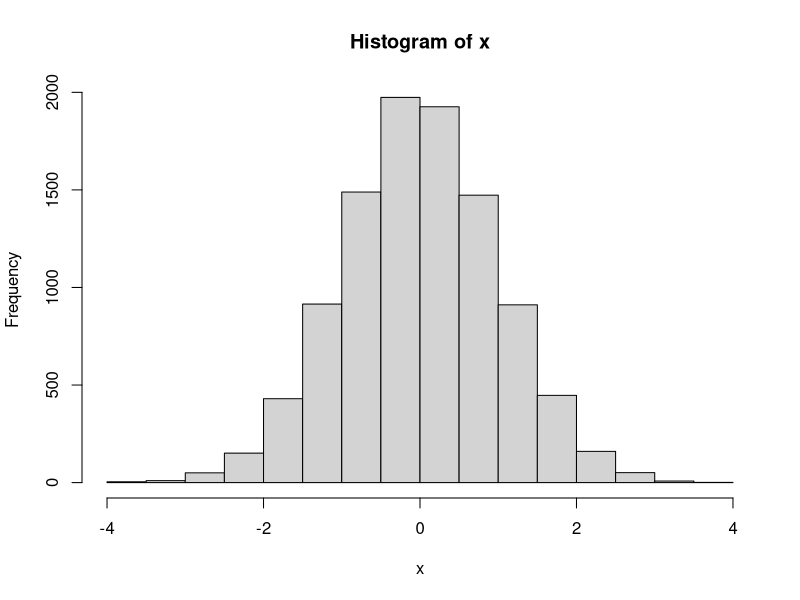

Recreate this plot in R. (Note: this script raises an error after producing the figure.)
## ---- chunk 1
x <- rnorm(10000)
hist(x)  # this is a histogram

t.test(x)
## ---- chunk 2
sleep1 <- sleep[sleep$group == 1,  ]
sleep2 <- sleep[sleep$group == 2,  ]
sleep1
sleep2
sleep.reassembled <- rbind(sleep1, sleep2)
sleep.reassembled

# rbind_list
library(dplyr)
sleep2b <- sleep2
sleep2b$new.column <- "other data"
# rbind(sleep1, sleep2b) # doesn't work
data.frame(rbind_list(sleep1, sleep2b)) # from dplyr package
rbind_all(list(sleep1, sleep2b))

sleep.left <- sleep[, 1:2]
sleep.left
sleep.ID <- sleep[, 3]
sleep.ID
sleep.reassembled.2 <- cbind(sleep.left, sleep.ID)
sleep.reassembled.2
## ---- chunk 3
subject.info <- data.frame(ID = 3:12, gender = c("male", "male", "female", "female", "female", "female", "male", "female", "male", "male"))
subject.info

sleep.merged <- merge(sleep, subject.info)
sleep
sleep.merged
nrow(sleep)
nrow(sleep.merged)

mysleep <- sleep
mysleep$ID <- as.numeric(mysleep$ID)

sleep.merged2 <- merge(mysleep, subject.info, all = TRUE)
sleep.merged2

## ---- chunk 4
mysleep
mysleep$Study <- "Study1"
mysleep$noise <- rnorm(20)
mysleep
## ---- chunk 5
mysleep <- sleep
mysleep$extra2 <- mysleep$extra * 2
mysleep$extra3 <- log(mysleep$extra + 10)
mysleep
mysleep$extra2 <- mysleep$extra2 - 4
mysleep
mysleep$extra2 <- NULL  # deletes the column
mysleep
mysleep$extra3 <- NA
mysleep
mysleep$three <- 3
mysleep
mysleep$four <- c(1, 2, 3) # doesn't work
mysleep$five <- c(1, 2, 3, 4) # does work (recycling)
mysleep

rep(2, 10)
rep(2:4, 10)
rep(2:4, each = 10)

rep(1:2, each = 5)

## ---- chunk 6
mysleep <- sleep
summary(mysleep)
levels(mysleep$ID)
summary(mysleep$ID)

mysleep.1 <- subset(mysleep, group == "1")
# mysleep.1 <- mysleep[mysleep$group == "1", ]
mysleep.1 <- subset(mysleep.1, !ID == "3")
# mysleep.1 <- subset(mysleep, group == 1 & !ID == 3)
# mysleep.1 <- mysleep[mysleep$group == 1 & !mysleep$ID == 3, ]
summary(mysleep.1$ID)
summary(mysleep.1$group)

mysleep.2 <- droplevels(mysleep.1)
summary(mysleep.2$ID)
summary(mysleep.2$group)
## ---- chunk 7
mysleep <- sleep
summary(mysleep)

levels(mysleep$group)
levels(mysleep$group) <- c("pre", "post")  # changes LABELS of the levels
levels(mysleep$group)
mysleep

# levels(mysleep$group) <- c("post", "pre")  # DOESN'T CHANGE ORDER!
# levels(mysleep$group)
# mysleep
# mysleep$group <- factor(mysleep$group, levels = c("post", "pre"))

mysleep$group <- relevel(mysleep$group, "post")  # changes order
levels(mysleep$group)
summary(mysleep)
mysleep

# avoid reorder() except for special cases

mysleep$ID <- factor(mysleep$ID, levels = c("2", "3", "1", "5", "10", "7", "9", "8", "4", "6"))
levels(mysleep$ID)
mysleep

mysleep$IDlevelnum <- as.numeric(mysleep$ID)
mysleep

## ---- chunk 8
# install.packages("reshape2")
library(reshape2)
## ---- chunk 9
mysleep <- sleep
mysleep
levels(mysleep$group) <- c("pre", "post")
mysleep.cast <- dcast(mysleep, ID ~ group, value.var = "extra")
mysleep.cast

myff <- french_fries
head(myff)
# ?melt.data.frame
myff.melt <- melt(myff, id.vars = 1:4)
myff.melt <- melt(myff, id.vars = c("time", "treatment", "subject", "rep"))
myff.melt <- melt(myff, measure.vars = 5:9)
myff.melt <- melt(myff, measure.vars = c("buttery", "potato", "grassy", "rancid", "painty"))
head(myff.melt)
summary(myff.melt)

myff.melt <- melt(myff, id.vars = 1:4, value.name = "rating", variable.name = "taste")
head(myff.melt)
summary(myff.melt)

recastff <- dcast(myff.melt, time + treatment + subject + rep ~ taste, 
                  value.var = "rating")
summary(recastff)
## ---- chunk 10
aggregateff <- dcast(myff.melt, treatment ~ taste, 
                  value.var = "rating", fun.aggregate = mean, na.rm = TRUE)

aggregateff

aggregateff2 <- dcast(myff.melt, treatment + taste ~ ., 
                  value.var = "rating", fun.aggregate = mean, na.rm = TRUE)
colnames(aggregateff2)[3] <- "mean.rating"

aggregateff2

## ---- chunk 11
aggregateff3 <- group_by(myff.melt, treatment, taste) %>% summarize(mean.rating = mean(rating, na.rm = TRUE))

aggregateff3
identical(aggregateff2, aggregateff3)
identical(aggregateff2, as.data.frame(aggregateff3))

## ---- chunk 12
x <- 1:10
mean(log(x + 2))

(x + 2) %>% log() %>% mean()

summarize(group_by(myff.melt, treatment, taste), mean.rating = mean(rating, na.rm = TRUE))

group_by(myff.melt, treatment, taste) %>%
  summarize(mean.rating = mean(rating, na.rm = TRUE))

## ---- chunk 13
sleep[sleep$group == 1, ]
filter(sleep, group == 1) # same results

sleep[sleep$group == 1 & sleep$extra > 0.2, ]
filter(sleep, group == 1, extra > 0.2) # same results

sleep[, c("ID", "extra")]
select(sleep, ID, extra)
select(sleep, 3, 1)
select(sleep, c(3, 1))
# select(sleep, c("ID", "extra")) # doesn't work

## ---- chunk 14
library(tidyr)
spread(mysleep, group, extra)
gather(mysleep.cast, time, extra.sleep, c(pre,post))
## ---- chunk 15
mysleep <- sleep
oldnames <- colnames(mysleep)
mycolnames <- c("extraSleep", "experimentalGroup", "subjectID")
colnames(mysleep) <- mycolnames
data.frame(oldnames, mycolnames)

## ---- chunk 16
myff <- french_fries
results <- lm(potato ~ treatment, data = myff)
results
summary(results)
plot(results)
class(results)
names(results)
str(results)
plot(results$residuals)
results.summary <- summary(results)
names(results.summary)
results.summary$adj.r.squared
results.summary$coefficients
class(results.summary$coefficients)
condition.pvals <- results.summary$coefficients[2:3, "Pr(>|t|)"]
condition.pvals

str(summary(results))
# ?lm
